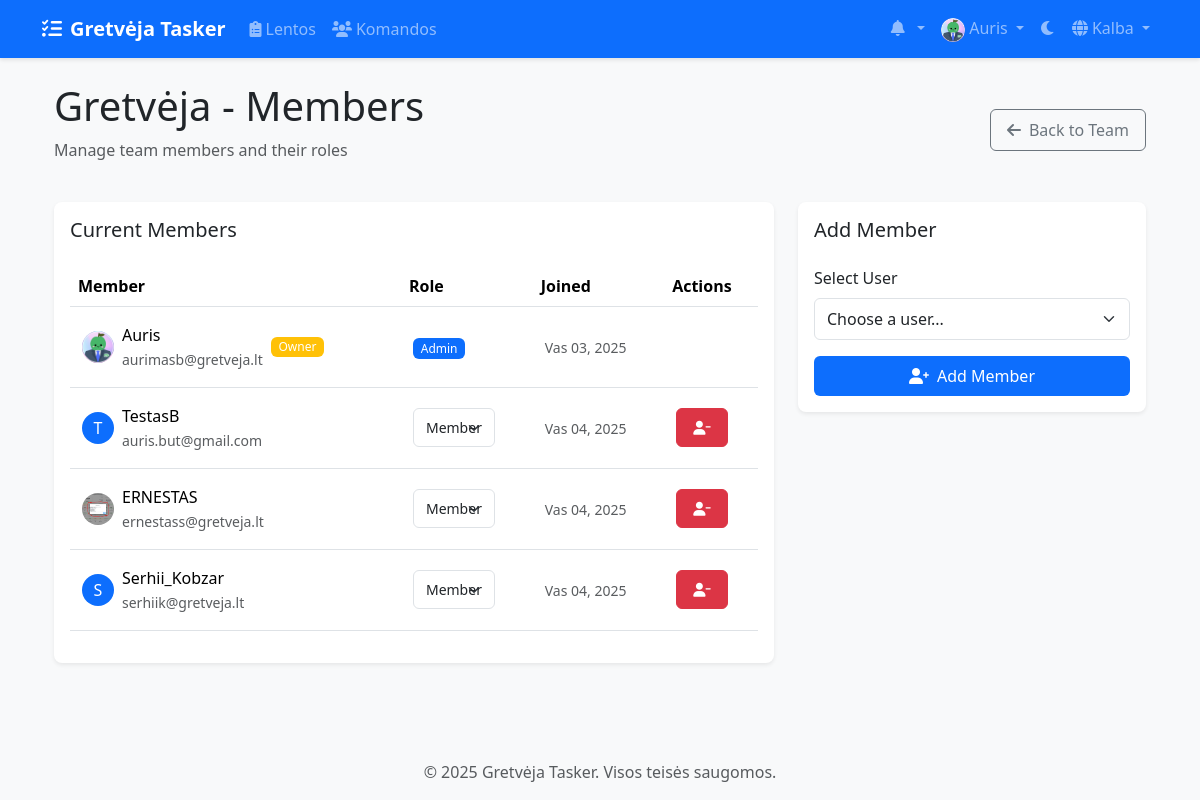
Screenshot of /lt/teams/1/members/ (signed in) with the database file from the repository.
### accounts/models.py (models this page shows, shortened)
class CustomUser(AbstractUser):
    email = models.EmailField(_('email address'), unique=True)
    avatar = models.ImageField(upload_to='avatars/', null=True, blank=True)
    bio = models.TextField(max_length=500, blank=True)
    theme_preference = models.CharField(
        max_length=10,
        choices=[('light', 'Light'), ('dark', 'Dark')],
        default='light'
    )
    notification_preferences = models.JSONField(
        default=dict,
        help_text=_('User notification preferences')
    )
    class Meta:
        verbose_name = _('user')
        verbose_name_plural = _('users')

### teams/models.py (models this page shows, shortened)
class Team(models.Model):
    name = models.CharField(max_length=100)
    description = models.TextField(blank=True)
    created_at = models.DateTimeField(auto_now_add=True)
    updated_at = models.DateTimeField(auto_now=True)
    owner = models.ForeignKey(
        settings.AUTH_USER_MODEL,
        on_delete=models.CASCADE,
        related_name='owned_teams'
    )
    members = models.ManyToManyField(
        settings.AUTH_USER_MODEL,
        through='TeamMembership',
        related_name='teams'
    )

class TeamMembership(models.Model):
    ROLE_CHOICES = [
        ('member', 'Member'),
        ('admin', 'Admin'),
    ]
    team = models.ForeignKey(Team, on_delete=models.CASCADE)
    user = models.ForeignKey(settings.AUTH_USER_MODEL, on_delete=models.CASCADE)
    role = models.CharField(max_length=20, choices=ROLE_CHOICES, default='member')
    joined_at = models.DateTimeField(auto_now_add=True)
    class Meta:
        unique_together = ('team', 'user')

### teams/views/member_views.py (the view)
# urls.py: path('<int:team_id>/members/', views.team_members, name='team_members'),
@login_required
def team_members(request, team_id):
    team = get_object_or_404(Team, id=team_id)
    if not team.members.filter(id=request.user.id).exists():
        messages.error(request, "You don't have access to this team.")
        return redirect('teams:team_list')
    members = TeamService.get_member_info(team)
    users = User.objects.exclude(id__in=team.members.values_list('id', flat=True))
    return render(request, 'teams/team_members.html', {
        'team': team,
        'members': members,
        'users': users,
        'is_admin': can_manage_team(request.user, team)
    })

### teams/permissions.py (called while the page is built)
def can_manage_team(user, team):
    return team.owner == user or is_team_admin(user, team)

### teams/services/team_service.py (called while the page is built)
    @staticmethod
    def get_member_info(team):
        return team.teammembership_set.all().select_related('user')

### templates/teams/team_members.html (shortened to what this page needs)
{% extends 'base.html' %}
{% load static %}
{% block content %}
<div class="container">
    <div class="d-flex justify-content-between align-items-center mb-4">
        <div>
            <h1 class="mb-2">{{ team.name }} - Members</h1>
            <p class="text-muted">Manage team members and their roles</p>
        </div>
        <a href="{% url 'teams:team_detail' team_id=team.id %}" class="btn btn-outline-secondary">
            <i class="fas fa-arrow-left me-2"></i>Back to Team
        </a>
    </div>
    <div class="row">
        <div class="col-lg-8">
            <div class="card shadow-sm">
                <div class="card-body">
                    <h5 class="card-title mb-4">Current Members</h5>
                    <div class="table-responsive">
                        <table class="table table-hover align-middle">
                            <thead>
                                <tr>
                                    <th>Member</th>
                                    <th>Role</th>
                                    <th>Joined</th>
                                    {% if is_admin %}
                                    <th>Actions</th>
                                    {% endif %}
                                </tr>
                            </thead>
                            <tbody>
                                {% for membership in members %}
                                <tr>
                                    <td>
                                        <div class="d-flex align-items-center">
                                            {% if membership.user.avatar %}
                                                <img src="{{ membership.user.avatar.url }}" alt="Avatar"
                                                     class="rounded-circle me-2" width="32" height="32">
                                            {% else %}
                                                <div class="rounded-circle bg-primary text-white d-flex align-items-center justify-content-center me-2"
                                                     style="width: 32px; height: 32px;">
                                                    {{ membership.user.username|make_list|first|upper }}
                                                </div>
                                            {% endif %}
                                            <div>
                                                <div>{{ membership.user.username }}</div>
                                                <small class="text-muted">{{ membership.user.email }}</small>
                                            </div>
                                            {% if membership.user == team.owner %}
                                            <span class="badge bg-warning ms-2">Owner</span>
                                            {% endif %}
                                        </div>
                                    </td>
                                    <td>
                                        {% if is_admin and membership.user != team.owner %}
                                        <form method="post" action="{% url 'teams:change_member_role' team_id=team.id user_id=membership.user.id %}"
                                              class="d-flex align-items-center">
                                            <select name="role" class="form-select form-select-sm"
                                                    onchange="this.form.submit()" style="width: auto;">
                                                <option value="member" {% if membership.role == 'member' %}selected{% endif %}>
                                                    Member
                                                </option>
                                            </select>
                                        </form>
                                        {% else %}
                                        <span class="badge {% if membership.role == 'admin' %}bg-primary{% else %}bg-secondary{% endif %}">
                                            {{ membership.role|title }}
                                        </span>
                                        {% endif %}
                                    </td>
                                    <td>
                                        <small class="text-muted">
                                            {{ membership.joined_at|date:"M d, Y" }}
                                        </small>
                                    </td>
                                    {% if is_admin %}
                                    <td>
                                        {% if membership.user != team.owner %}
                                        <form method="post" action="{% url 'teams:remove_member' team_id=team.id user_id=membership.user.id %}"
                                              class="d-inline" onsubmit="return confirm('Are you sure you want to remove this member?');">
                                            <button type="submit" class="btn btn-sm btn-danger">
                                                <i class="fas fa-user-minus"></i>
                                            </button>
                                        </form>
                                        {% endif %}
                                    </td>
                                    {% endif %}
                                </tr>
                                {% endfor %}
                            </tbody>
                        </table>
                    </div>
                </div>
            </div>
        </div>
        {% if is_admin %}
        <div class="col-lg-4">
            <div class="card shadow-sm">
                <div class="card-body">
                    <h5 class="card-title mb-4">Add Member</h5>
                    <form method="post" action="{% url 'teams:add_member' team_id=team.id %}">
                        <div class="mb-3">
                            <label class="form-label">Select User</label>
                            <select name="user_id" class="form-select" required>
                                <option value="">Choose a user...</option>
                            </select>
                        </div>
                        <div class="d-grid">
                            <button type="submit" class="btn btn-primary">
                                <i class="fas fa-user-plus me-2"></i>Add Member
                            </button>
                        </div>
                    </form>
                </div>
            </div>
        </div>
        {% endif %}
    </div>
</div>
{% endblock %}

### templates/base.html (shortened to what this page needs)
{% load static %}
{% load compress %}
{% load i18n %}
<!DOCTYPE html>
<html lang="{{ LANGUAGE_CODE }}" data-bs-theme="light">
<head>
    <link href="https://cdn.jsdelivr.net/npm/bootstrap@5.3.2/dist/css/bootstrap.min.css" rel="stylesheet">
    <link href="https://cdnjs.cloudflare.com/ajax/libs/font-awesome/6.0.0/css/all.min.css" rel="stylesheet">
    <link href="https://cdn.jsdelivr.net/npm/select2@4.1.0-rc.0/dist/css/select2.min.css" rel="stylesheet">
    <link href="https://cdn.jsdelivr.net/npm/select2-bootstrap-5-theme@1.3.0/dist/select2-bootstrap-5-theme.min.css" rel="stylesheet">
    {% compress css %}
    <link href="{% static 'css/style.css' %}" rel="stylesheet">
    {% endcompress %}
</head>
<body>
    <nav class="navbar navbar-expand-lg navbar-dark bg-primary">
        <div class="container">
            <a class="navbar-brand" href="{% url 'home' %}">
                <i class="fas fa-tasks me-2"></i>{% trans "Gretvėja Tasker" %}
            </a>
            <div class="collapse navbar-collapse" id="navbarNav">
                <ul class="navbar-nav me-auto">
                    {% if user.is_authenticated %}
                        <li class="nav-item">
                            <a class="nav-link" href="{% url 'boards:board_list' %}">
                                <i class="fas fa-clipboard-list me-1"></i>{% trans "Boards" %}
                            </a>
                        </li>
                        <li class="nav-item">
                            <a class="nav-link" href="{% url 'teams:team_list' %}">
                                <i class="fas fa-users me-1"></i>{% trans "Teams" %}
                            </a>
                        </li>
                    {% endif %}
                </ul>
                <ul class="navbar-nav">
                    {% if user.is_authenticated %}
                        <li class="nav-item dropdown">
                            <a class="nav-link dropdown-toggle" href="#" id="notificationsDropdown" role="button" data-bs-toggle="dropdown">
                                <i class="fas fa-bell me-1"></i>
                            </a>
                        </li>
                        <li class="nav-item dropdown">
                            <a class="nav-link dropdown-toggle" href="#" id="userDropdown" role="button" data-bs-toggle="dropdown">
                                {% if user.avatar %}
                                    <img src="{{ user.avatar.url }}" alt="{% trans 'Avatar' %}" class="rounded-circle" width="24" height="24">
                                {% else %}
                                    <i class="fas fa-user-circle"></i>
                                {% endif %}
                                {{ user.username }}
                            </a>
                        </li>
                    {% endif %}
                    <li class="nav-item">
                        <button class="btn nav-link" id="theme-toggle">
                            <i class="fas fa-moon"></i>
                        </button>
                    </li>
                    <li class="nav-item dropdown">
                        <a class="nav-link dropdown-toggle" href="#" id="languageDropdown" role="button" data-bs-toggle="dropdown">
                            <i class="fas fa-globe me-1"></i>{% trans "Language" %}
                        </a>
                                {% get_current_language as CURRENT_LANGUAGE %}
                                {% get_available_languages as LANGUAGES %}
                    </li>
                </ul>
            </div>
        </div>
    </nav>
    <main class="container my-4">
        {% block content %}{% endblock %}
    </main>
    <footer class="footer mt-auto py-3 bg-light">
        <div class="container text-center">
            <span class="text-muted">© {% now "Y" %} Gretvėja Tasker. {% trans "All rights reserved." %}</span>
        </div>
    </footer>
</body>
</html>

### static/css/style.css (style rules this page uses)
:root { --primary-color: #0d6efd; --secondary-color: #6c757d; --success-color: #198754; --info-color: #0dcaf0; --warning-color: #ffc107; --danger-color: #dc3545; --light-color: #f8f9fa; --dark-color: #212529; --todo-color: #ff6b6b; --doing-color: #ffd93d; --done-color: #6bcb77; --rejected-color: #4d96ff; }
body { min-height: 100vh; display: flex; flex-direction: column; background-color: var(--bs-gray-100); }
main { flex: 1; }
.navbar { box-shadow: 0 2px 4px rgba(0,0,0,0.1); }
.navbar-brand { font-weight: bold; }
.card { border-radius: 0.5rem; box-shadow: 0 0.125rem 0.25rem rgba(0,0,0,0.075); transition: transform 0.2s ease-in-out; border: none; }
.form-control, .form-select { border-radius: 0.375rem; border: 1px solid var(--bs-gray-300); padding: 0.5rem 0.75rem; }
.btn { border-radius: 0.375rem; padding: 0.5rem 1rem; font-weight: 500; transition: all 0.2s ease; }
.btn-primary { background: var(--primary-color); border: none; }

### templates/teams/team_members.html (style rules this page uses)
.table td { padding: 1rem 0.75rem; }
.form-select { background-color: var(--bs-body-bg); }
.badge { font-weight: 500; }

### rows the page displays
CustomUser: avatar (picture), username "Auris"
Team: name "Gretvėja"
TeamMembership: user.avatar (picture), user.username "Auris", user.email "aurimasb@gretveja.lt", shows "Owner", role "Admin", joined_at "Vas 03, 2025"
TeamMembership: user.username|make_list "T", user.username "TestasB", user.email "auris.but@gmail.com", role "Member", joined_at "Vas 04, 2025"
TeamMembership: user.avatar (picture), user.username "ERNESTAS", user.email "ernestass@gretveja.lt", role "Member", joined_at "Vas 04, 2025"
TeamMembership: user.username|make_list "S", user.username "Serhii_Kobzar", user.email "serhiik@gretveja.lt", role "Member", joined_at "Vas 04, 2025"
